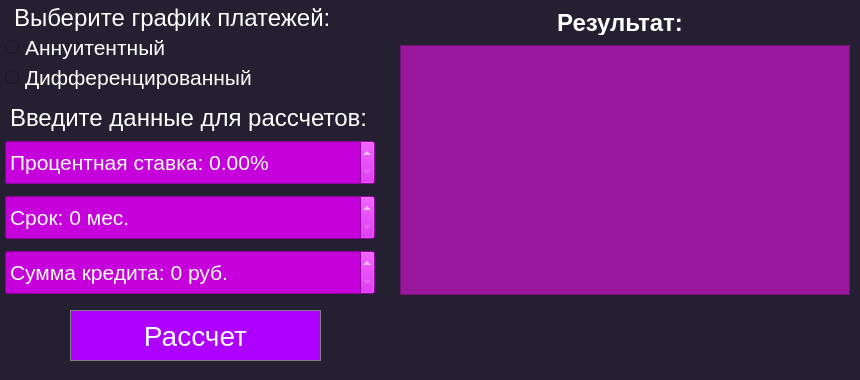
<?xml version="1.0" encoding="UTF-8"?>
<ui version="4.0">
 <class>bankcalc</class>
 <widget class="QWidget" name="bankcalc">
  <property name="geometry">
   <rect>
    <x>0</x>
    <y>0</y>
    <width>860</width>
    <height>380</height>
   </rect>
  </property>
  <property name="minimumSize">
   <size>
    <width>860</width>
    <height>380</height>
   </size>
  </property>
  <property name="maximumSize">
   <size>
    <width>860</width>
    <height>380</height>
   </size>
  </property>
  <property name="windowTitle">
   <string>Credit_Calc</string>
  </property>
  <property name="styleSheet">
   <string notr="true">QWidget{
	background-color: rgb(36, 31, 49);
}</string>
  </property>
  <widget class="QRadioButton" name="radioButton_dif">
   <property name="geometry">
    <rect>
     <x>5</x>
     <y>60</y>
     <width>255</width>
     <height>35</height>
    </rect>
   </property>
   <property name="font">
    <font>
     <pointsize>16</pointsize>
    </font>
   </property>
   <property name="styleSheet">
    <string notr="true">QRadioButton {
	color: rgb(255, 255, 255);
}</string>
   </property>
   <property name="text">
    <string>Дифференцированный</string>
   </property>
  </widget>
  <widget class="QRadioButton" name="radioButton_an">
   <property name="geometry">
    <rect>
     <x>5</x>
     <y>35</y>
     <width>175</width>
     <height>25</height>
    </rect>
   </property>
   <property name="font">
    <font>
     <pointsize>16</pointsize>
    </font>
   </property>
   <property name="styleSheet">
    <string notr="true">QRadioButton {
	color: rgb(255, 255, 255);
}</string>
   </property>
   <property name="text">
    <string>Аннуитентный</string>
   </property>
  </widget>
  <widget class="QLabel" name="label">
   <property name="geometry">
    <rect>
     <x>14</x>
     <y>0</y>
     <width>335</width>
     <height>35</height>
    </rect>
   </property>
   <property name="font">
    <font>
     <pointsize>18</pointsize>
     <italic>false</italic>
    </font>
   </property>
   <property name="styleSheet">
    <string notr="true">QLabel {
	color: rgb(255, 255, 255);
}</string>
   </property>
   <property name="text">
    <string>Выберите график платежей:</string>
   </property>
  </widget>
  <widget class="QLabel" name="label_2">
   <property name="geometry">
    <rect>
     <x>10</x>
     <y>100</y>
     <width>375</width>
     <height>35</height>
    </rect>
   </property>
   <property name="font">
    <font>
     <pointsize>18</pointsize>
    </font>
   </property>
   <property name="styleSheet">
    <string notr="true">QLabel {
	color: rgb(255, 255, 255);
}</string>
   </property>
   <property name="text">
    <string>Введите данные для рассчетов:</string>
   </property>
  </widget>
  <widget class="QDoubleSpinBox" name="doubleSpinBox_percent">
   <property name="geometry">
    <rect>
     <x>5</x>
     <y>140</y>
     <width>370</width>
     <height>45</height>
    </rect>
   </property>
   <property name="font">
    <font>
     <pointsize>16</pointsize>
    </font>
   </property>
   <property name="styleSheet">
    <string notr="true">QDoubleSpinBox {
	background-color: rgb(198, 0, 218);
	color: rgb(255, 255, 255);
}</string>
   </property>
   <property name="prefix">
    <string>Процентная ставка: </string>
   </property>
   <property name="suffix">
    <string>%</string>
   </property>
   <property name="maximum">
    <double>100.000000000000000</double>
   </property>
  </widget>
  <widget class="QSpinBox" name="spinBox_month">
   <property name="geometry">
    <rect>
     <x>5</x>
     <y>195</y>
     <width>370</width>
     <height>45</height>
    </rect>
   </property>
   <property name="font">
    <font>
     <pointsize>16</pointsize>
    </font>
   </property>
   <property name="styleSheet">
    <string notr="true">QSpinBox {
	background-color: rgb(198, 0, 218);
	color: rgb(255, 255, 255);
}</string>
   </property>
   <property name="suffix">
    <string> мес.</string>
   </property>
   <property name="prefix">
    <string>Срок: </string>
   </property>
   <property name="maximum">
    <number>600</number>
   </property>
  </widget>
  <widget class="QDoubleSpinBox" name="doubleSpinBox_sum">
   <property name="geometry">
    <rect>
     <x>5</x>
     <y>250</y>
     <width>370</width>
     <height>45</height>
    </rect>
   </property>
   <property name="font">
    <font>
     <pointsize>16</pointsize>
    </font>
   </property>
   <property name="styleSheet">
    <string notr="true">QDoubleSpinBox {
	background-color: rgb(198, 0, 218);
	color: rgb(255, 255, 255);
}</string>
   </property>
   <property name="prefix">
    <string>Сумма кредита: </string>
   </property>
   <property name="suffix">
    <string> руб.</string>
   </property>
   <property name="decimals">
    <number>0</number>
   </property>
   <property name="maximum">
    <double>1000000000000000016976219238238959704141045173573106739630601035115997744067216908958262325956255112879408454231155599236459402033650892537856.000000000000000</double>
   </property>
   <property name="value">
    <double>0.000000000000000</double>
   </property>
  </widget>
  <widget class="QPlainTextEdit" name="plainTextEdit_result">
   <property name="geometry">
    <rect>
     <x>400</x>
     <y>45</y>
     <width>450</width>
     <height>250</height>
    </rect>
   </property>
   <property name="styleSheet">
    <string notr="true">QPlainTextEdit {
	background-color: rgb(152, 23, 156);
	color: rgb(255, 255, 255);
}</string>
   </property>
   <property name="readOnly">
    <bool>true</bool>
   </property>
  </widget>
  <widget class="QPushButton" name="pushButton_calc">
   <property name="geometry">
    <rect>
     <x>70</x>
     <y>310</y>
     <width>251</width>
     <height>51</height>
    </rect>
   </property>
   <property name="font">
    <font>
     <pointsize>21</pointsize>
    </font>
   </property>
   <property name="styleSheet">
    <string notr="true">QPushButton {
	background-color: rgb(174, 0, 255);
	color: rgb(255, 255, 255);
	border: 1px solid grey;
}

QPushButton:pressed {
	background-color: qlineargradient(spread:pad, x1:0, y1:0, x2:1, y2:1, stop:1 rgba(168, 0, 241, 255));
}</string>
   </property>
   <property name="text">
    <string>Рассчет</string>
   </property>
  </widget>
  <widget class="QLabel" name="label_3">
   <property name="geometry">
    <rect>
     <x>550</x>
     <y>10</y>
     <width>140</width>
     <height>25</height>
    </rect>
   </property>
   <property name="font">
    <font>
     <pointsize>18</pointsize>
     <bold>true</bold>
    </font>
   </property>
   <property name="styleSheet">
    <string notr="true">QLabel {
	color: rgb(255,255,255);
}</string>
   </property>
   <property name="text">
    <string>Результат:</string>
   </property>
   <property name="alignment">
    <set>Qt::AlignCenter</set>
   </property>
  </widget>
 </widget>
 <resources/>
 <connections/>
</ui>
